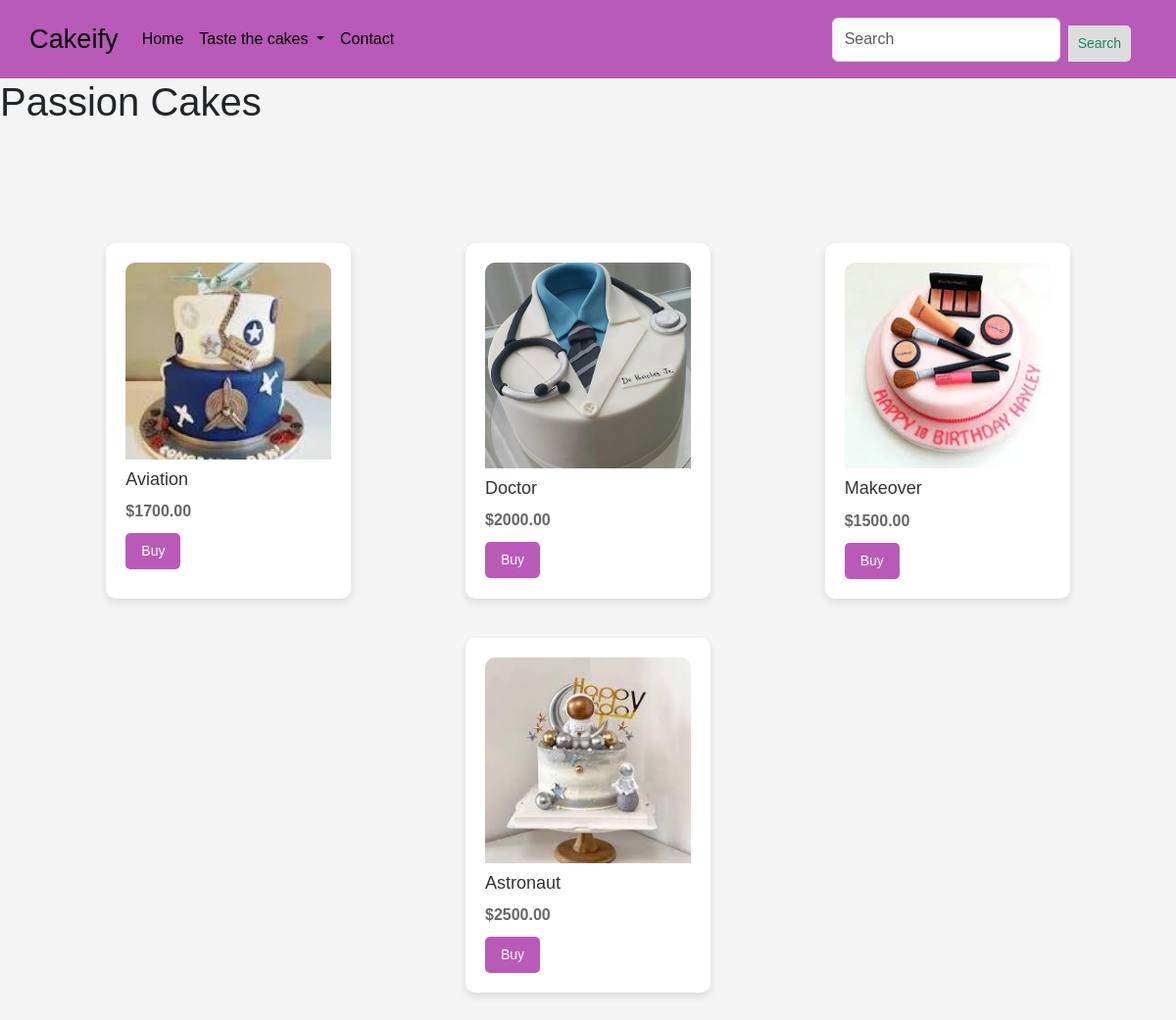
Page /passion/ on the committed database.
### TastyCakes/models.py (models this page shows)
class Passion_cake(models.Model):
    image=models.ImageField(upload_to='passion_cake_img/')
    name=models.CharField(max_length=100)
    price=models.DecimalField(max_digits=6, decimal_places=2)

### TastyCakes/views.py (the view)
# urls.py: path('passion/', views.passion, name='passion'),
def passion(request):
  passion_cake_var=Passion_cake.objects.all()
  return render(request, 'passion.html', {'passion_cake_var': passion_cake_var})

### templates/passion.html (shortened to what this page needs)
{% load static %}
<!DOCTYPE html>
<html lang="en">
<head>
    <link href="https://cdn.jsdelivr.net/npm/bootstrap@5.3.3/dist/css/bootstrap.min.css" rel="stylesheet">
</head>
<body>
  <nav class="navbar navbar-expand-lg">
    <div class="container-fluid">
      <a class="navbar-brand" href="{%url 'index' %}">Cakeify</a>
      <div class="collapse navbar-collapse" id="navbarSupportedContent">
        <ul class="navbar-nav me-auto mb-2 mb-lg-0">
          <li class="nav-item">
            <a class="nav-link active" aria-current="page" href="{%url 'index' %}">Home</a>
          </li>
          <li class="nav-item dropdown">
            <a class="nav-link dropdown-toggle" href="#" role="button" data-bs-toggle="dropdown" aria-expanded="false">
              Taste the cakes
            </a>
          </li>
          <li class="nav-item">
            <a class="nav-link active" aria-current="page" href="{%url 'contact' %}">Contact</a>
          </li>
        </ul>
        <form class="d-flex" role="search">
          <input class="form-control me-2" type="search" placeholder="Search" aria-label="Search">
          <button class="btn btn-outline-success" type="submit">Search</button>
        </form>
      </div>
    </div>
</nav>
<div class="header">
  <h1>Passion Cakes</h1>
</div>
  <div class="container">
      {% for cake in passion_cake_var %}
      <div class="product">
          <img src="{{cake.image.url }}" alt="{{ cake.name }}">
          <h3>{{ cake.name }}</h3>
          <p>${{ cake.price }}</p>
          <div class="product-buttons">
              <button class="buy-button" onclick="placeOrder('{{ cake.name }}', {{ cake.price }})">Buy</button>
          </div>
      </div>
      {% endfor %}
  </div>
</body>

### templates/passion.html (style rules this page uses)
body { font-family: Arial, sans-serif; margin: 0; padding: 0; background-color: #f4f4f4; }
.container { display: flex; flex-wrap: wrap; justify-content: space-around; padding: 20px; margin-top: 80px; }
.product { width: 250px; background-color: #fff; border-radius: 10px; padding: 20px; margin: 20px; box-shadow: 0 4px 8px rgba(0, 0, 0, 0.1); transition: transform 0.3s ease-in-out; }
.product img { width: 100%; border-radius: 10px 10px 0 0; }
.product h3 { margin-top: 10px; font-size: 18px; color: #333; }
.product p { margin: 10px 0; font-size: 16px; font-weight: bold; color: #666; }
.product-buttons { display: flex; justify-content: space-between; align-items: center; }
.buy-button, .add-to-cart-button { padding: 8px 16px; font-size: 14px; border: none; border-radius: 5px; cursor: pointer; transition: background-color 0.3s ease; }
.buy-button { background-color: rgba(185, 90, 185, 1); color: white; }
button[type=submit] { float: right; padding: 8px 10px; margin-top: 8px; margin-right: 16px; background: #ddd; font-size: 14px; border: none; cursor: pointer; border-radius: 0 5px 5px 0; }
.navbar { background-color: rgba(185, 90, 185, 1); padding: 18px 18px; height: 80px; }
.navbar-brand { color: black; font-size: 1.7rem; }
.navbar-nav .nav-link { color: black; }

### rows in the picture
Passion_cake: image (picture), name "Aviation", price "1700.00"
Passion_cake: image (picture), name "Doctor", price "2000.00"
Passion_cake: image (picture), name "Makeover", price "1500.00"
Passion_cake: image (picture), name "Astronaut", price "2500.00"
